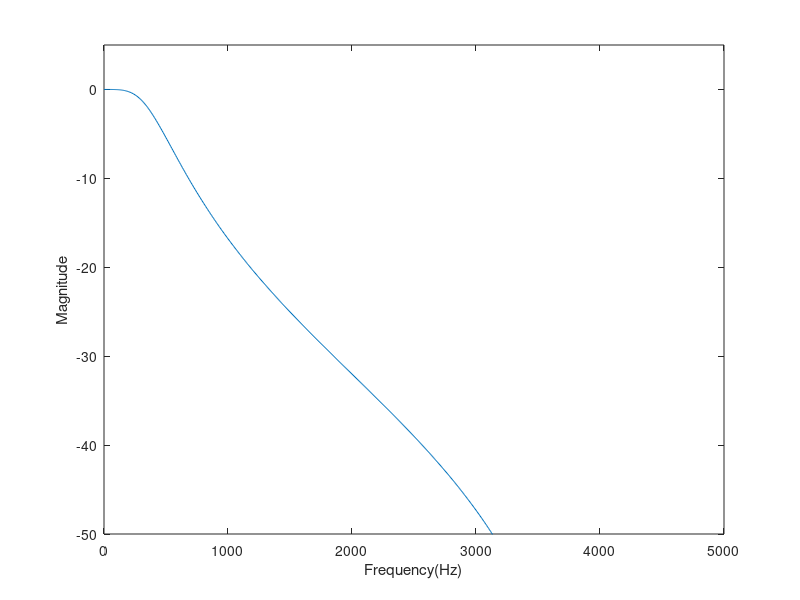
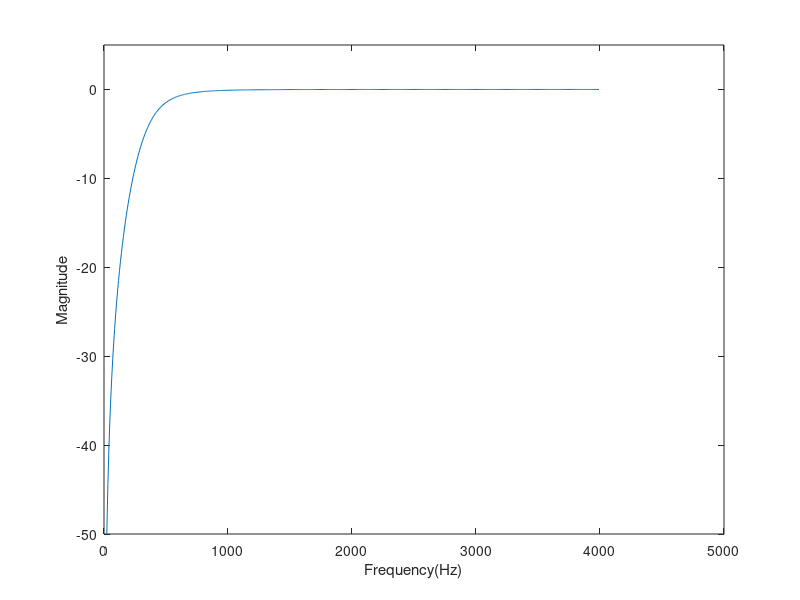
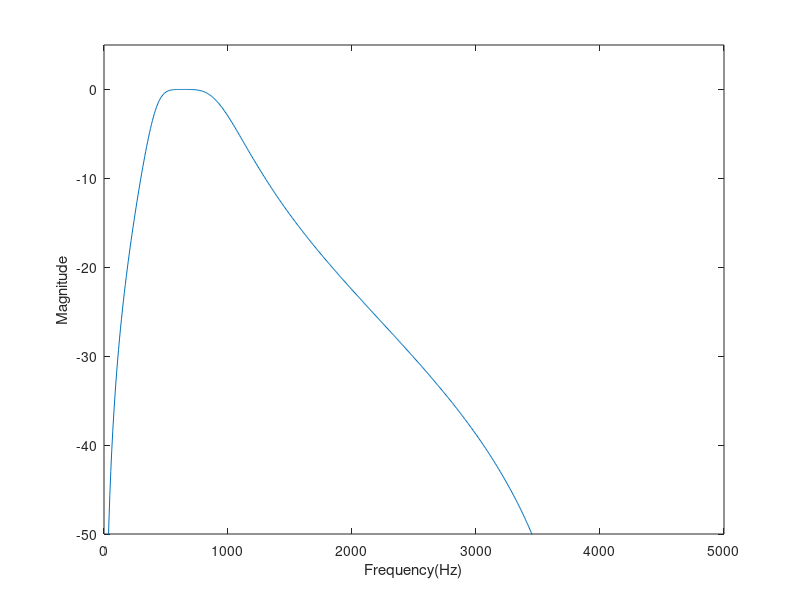

Recreate these plots in MATLAB, in order.
clc;
clear;

figure(1);
fs=8000;[b,a]=butter(2,400/(fs/2));
[h,f]=freqz(b,a,512,fs);
plot(f,20*log10(abs(h)));
axis([0 5000 -50 5]);
xlabel('Frequency(Hz)');
ylabel('Magnitude');
figure(2);
[b,a]=butter(2,400/(fs/2),'high');
[h,f]=freqz(b,a,512,fs);
plot(f,20*log10(abs(h)));
axis([0 5000 -50 5]);
xlabel('Frequency(Hz)');
ylabel('Magnitude');
figure(3);
[b,a]=butter(2,[400 1000]/(fs/2));
[h,f]=freqz(b,a,512,fs);
plot(f,20*log10(abs(h)));
axis([0 5000 -50 5]);
xlabel('Frequency(Hz)');
ylabel('Magnitude');
